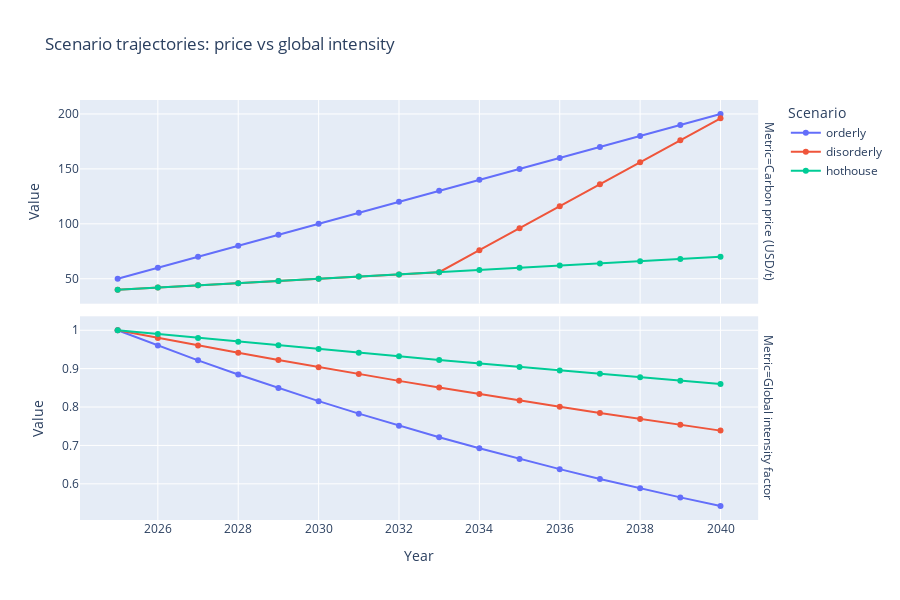

Notebook source saved alongside this figure:
### Code cell
# %%
scen_frames = []
for name, df_s in scenarios.items():
    tmp = df_s.reset_index()
    tmp["Scenario"] = name
    scen_frames.append(tmp)
scen_plot = pd.concat(scen_frames, ignore_index=True)

long_metrics = scen_plot.melt(
    id_vars=["Year", "Scenario"],
    value_vars=["Price", "Intensity_factor"],
    var_name="Metric",
    value_name="Value",
)
long_metrics["Metric"] = long_metrics["Metric"].map(
    {
        "Price": "Carbon price (USD/t)",
        "Intensity_factor": "Global intensity factor",
    }
)

fig = px.line(
    long_metrics,
    x="Year",
    y="Value",
    color="Scenario",
    facet_row="Metric",
    height=600,
    title="Scenario trajectories: price vs global intensity",
)
fig.update_yaxes(matches=None)
fig.update_traces(mode="lines+markers")
fig.show()

### Figure 1 — Plotly figure (JSON) as saved in the notebook; plotly's stock layout.template omitted (floating-point values rounded to 4 significant figures)
{"data": [{"hovertemplate": "Scenario=orderly<br>Metric=Carbon price (USD/t)<br>Year=%{x}<br>Value=%{y}<extra></extra>", "legendgroup": "orderly", "line": {"color": "#636efa", "dash": "solid"}, "marker": {"symbol": "circle"}, "mode": "lines+markers", "name": "orderly", "orientation": "v", "showlegend": true, "type": "scatter", "x": [2025, 2026, 2027, 2028, 2029, 2030, 2031, 2032, 2033, 2034, 2035, 2036, 2037, 2038, 2039, 2040], "xaxis": "x2", "y": [50.0, 60.0, 70.0, 80.0, 90.0, 100.0, 110.0, 120.0, 130.0, 140.0, 150.0, 160.0, 170.0, 180.0, 190.0, 200.0], "yaxis": "y2"}, {"hovertemplate": "Scenario=orderly<br>Metric=Global intensity factor<br>Year=%{x}<br>Value=%{y}<extra></extra>", "legendgroup": "orderly", "line": {"color": "#636efa", "dash": "solid"}, "marker": {"symbol": "circle"}, "mode": "lines+markers", "name": "orderly", "orientation": "v", "showlegend": false, "type": "scatter", "x": [2025, 2026, 2027, 2028, 2029, 2030, 2031, 2032, 2033, 2034, 2035, 2036, 2037, 2038, 2039, 2040], "xaxis": "x", "y": [1.0, 0.96, 0.9216, 0.8847, 0.8493, 0.8154, 0.7828, 0.7514, 0.7214, 0.6925, 0.6648, 0.6382, 0.6127, 0.5882, 0.5647, 0.5421], "yaxis": "y"}, {"hovertemplate": "Scenario=disorderly<br>Metric=Carbon price (USD/t)<br>Year=%{x}<br>Value=%{y}<extra></extra>", "legendgroup": "disorderly", "line": {"color": "#EF553B", "dash": "solid"}, "marker": {"symbol": "circle"}, "mode": "lines+markers", "name": "disorderly", "orientation": "v", "showlegend": true, "type": "scatter", "x": [2025, 2026, 2027, 2028, 2029, 2030, 2031, 2032, 2033, 2034, 2035, 2036, 2037, 2038, 2039, 2040], "xaxis": "x2", "y": [40.0, 42.0, 44.0, 46.0, 48.0, 50.0, 52.0, 54.0, 56.0, 76.0, 96.0, 116.0, 136.0, 156.0, 176.0, 196.0], "yaxis": "y2"}, {"hovertemplate": "Scenario=disorderly<br>Metric=Global intensity factor<br>Year=%{x}<br>Value=%{y}<extra></extra>", "legendgroup": "disorderly", "line": {"color": "#EF553B", "dash": "solid"}, "marker": {"symbol": "circle"}, "mode": "lines+markers", "name": "disorderly", "orientation": "v", "showlegend": false, "type": "scatter", "x": [2025, 2026, 2027, 2028, 2029, 2030, 2031, 2032, 2033, 2034, 2035, 2036, 2037, 2038, 2039, 2040], "xaxis": "x", "y": [1.0, 0.98, 0.9604, 0.9412, 0.9224, 0.9039, 0.8858, 0.8681, 0.8508, 0.8337, 0.8171, 0.8007, 0.7847, 0.769, 0.7536, 0.7386], "yaxis": "y"}, {"hovertemplate": "Scenario=hothouse<br>Metric=Carbon price (USD/t)<br>Year=%{x}<br>Value=%{y}<extra></extra>", "legendgroup": "hothouse", "line": {"color": "#00cc96", "dash": "solid"}, "marker": {"symbol": "circle"}, "mode": "lines+markers", "name": "hothouse", "orientation": "v", "showlegend": true, "type": "scatter", "x": [2025, 2026, 2027, 2028, 2029, 2030, 2031, 2032, 2033, 2034, 2035, 2036, 2037, 2038, 2039, 2040], "xaxis": "x2", "y": [40.0, 42.0, 44.0, 46.0, 48.0, 50.0, 52.0, 54.0, 56.0, 58.0, 60.0, 62.0, 64.0, 66.0, 68.0, 70.0], "yaxis": "y2"}, {"hovertemplate": "Scenario=hothouse<br>Metric=Global intensity factor<br>Year=%{x}<br>Value=%{y}<extra></extra>", "legendgroup": "hothouse", "line": {"color": "#00cc96", "dash": "solid"}, "marker": {"symbol": "circle"}, "mode": "lines+markers", "name": "hothouse", "orientation": "v", "showlegend": false, "type": "scatter", "x": [2025, 2026, 2027, 2028, 2029, 2030, 2031, 2032, 2033, 2034, 2035, 2036, 2037, 2038, 2039, 2040], "xaxis": "x", "y": [1.0, 0.99, 0.9801, 0.9703, 0.9606, 0.951, 0.9415, 0.9321, 0.9227, 0.9135, 0.9044, 0.8953, 0.8864, 0.8775, 0.8687, 0.8601], "yaxis": "y"}], "layout": {"annotations": [{"font": {}, "showarrow": false, "text": "Metric=Global intensity factor", "textangle": 90, "x": 0.98, "xanchor": "left", "xref": "paper", "y": 0.2425, "yanchor": "middle", "yref": "paper"}, {"font": {}, "showarrow": false, "text": "Metric=Carbon price (USD/t)", "textangle": 90, "x": 0.98, "xanchor": "left", "xref": "paper", "y": 0.7575, "yanchor": "middle", "yref": "paper"}], "height": 600, "legend": {"title": {"text": "Scenario"}, "tracegroupgap": 0}, "title": {"text": "Scenario trajectories: price vs global intensity"}, "xaxis": {"anchor": "y", "domain": [0, 0.98], "title": {"text": "Year"}}, "xaxis2": {"anchor": "y2", "domain": [0, 0.98], "matches": "x", "showticklabels": false}, "yaxis": {"anchor": "x", "domain": [0, 0.485], "title": {"text": "Value"}}, "yaxis2": {"anchor": "x2", "domain": [0.515, 1], "title": {"text": "Value"}}}}
